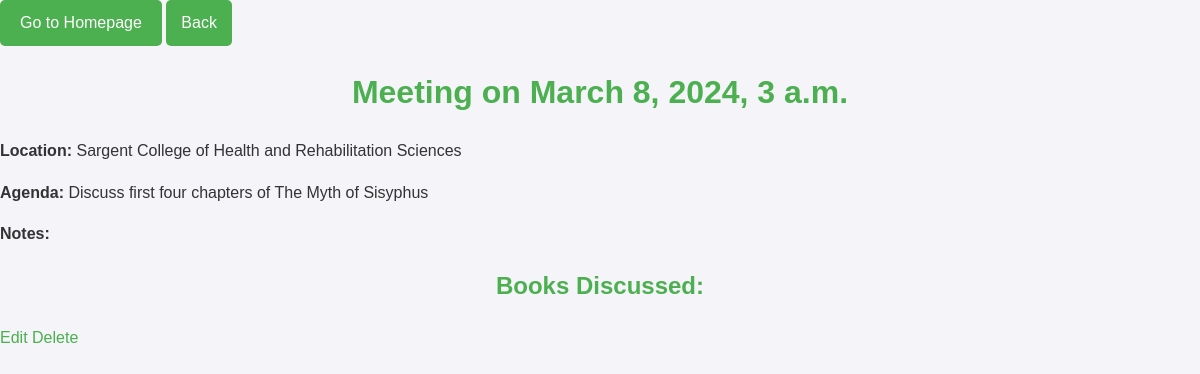
The page /project/meetings/1/ on the database as committed earlier.
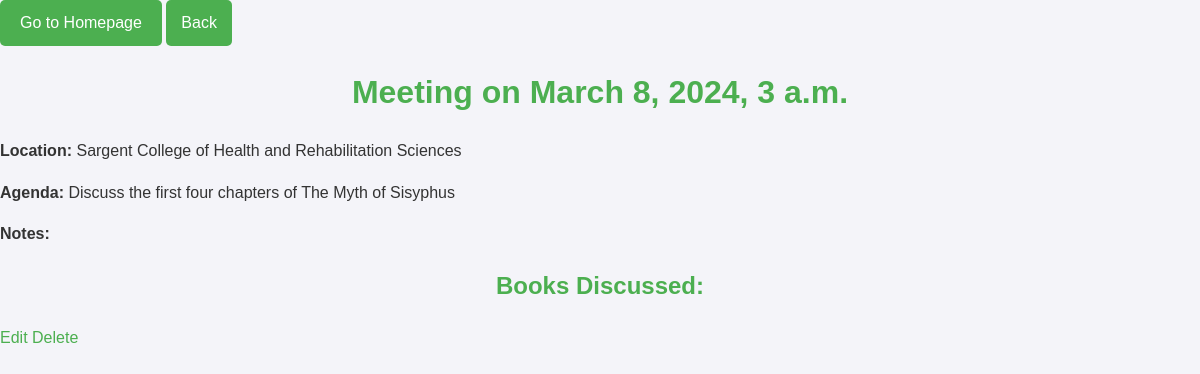
The same page on the database as committed later.
### project/models.py (models this page shows, shortened)
class Meeting(models.Model):
    date = models.DateTimeField()
    location = models.CharField(max_length=200)
    agenda = models.TextField()

### project/views.py (the view)
# urls.py: path('meetings/<int:pk>/', MeetingDetailView.as_view(), name='meeting-detail'),
class MeetingDetailView(DetailView):
    model = Meeting
    template_name = 'project/meeting_detail.html'

### project/templates/project/meeting_detail.html (shortened to what this page needs)
<!DOCTYPE html>
<html>
<head>
    {% load static %}
    <link rel="stylesheet" type="text/css" href="{% static 'project/css/styles.css' %}">
</head>
<body>
    <a href="{% url 'homepage' %}" class="home-button">Go to Homepage</a>
    <a href="javascript:history.back()" class="back-button">Back</a>
    <h1>Meeting on {{ object.date }}</h1>
    <p><strong>Location:</strong> {{ object.location }}</p>
    <p><strong>Agenda:</strong> {{ object.agenda }}</p>
    <p><strong>Notes:</strong> {{ object.notes }}</p>
    <h2>Books Discussed:</h2>
    <a href="{% url 'meeting-edit' object.pk %}">Edit</a>
    <a href="{% url 'meeting-delete' object.pk %}">Delete</a>
</body>
</html>

Rows that differ between the two databases and show on the page:
changed Meeting "Sargent College of Health and Rehabilitation Sciences": agenda "Discuss first four chapters of The Myth of Sisyphus" → "Discuss the first four chapters of The Myth of Sisyphus"
